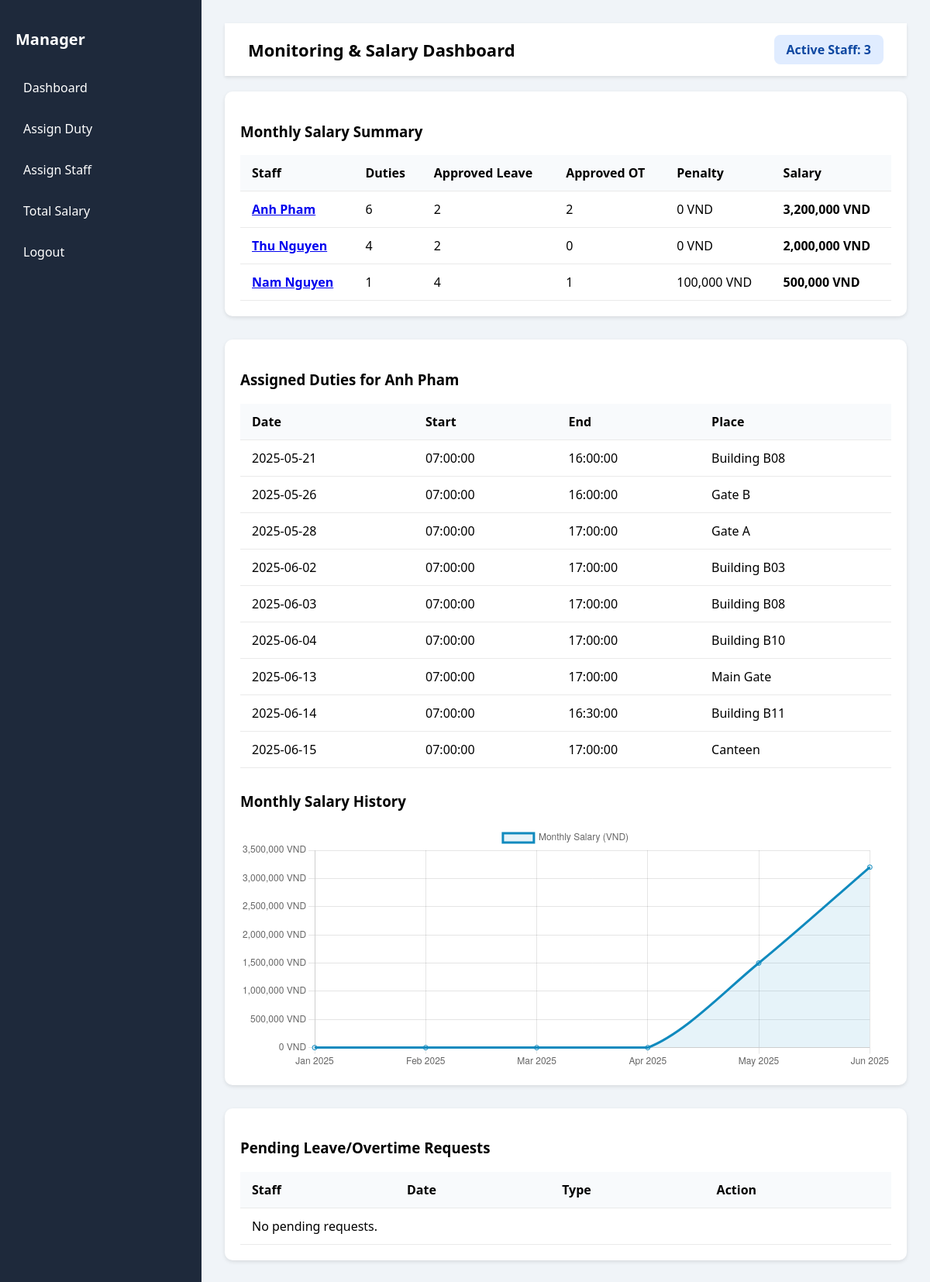
The app's page /monitor.php?view_duties=5 (signed in) with its own data.
### tables this page shows
CREATE TABLE `security_staff` (
  `id` int(11) NOT NULL,
  `identity_number` varchar(20) DEFAULT NULL,
  `name` varchar(100) DEFAULT NULL,
  `email` varchar(100) DEFAULT NULL,
  `password` varchar(255) DEFAULT NULL,
  `gender` varchar(10) DEFAULT NULL,
  `dob` date DEFAULT NULL,
  `manager_id` int(11) DEFAULT NULL
);

CREATE TABLE `duty` (
  `id` int(11) NOT NULL,
  `staff_id` int(11) DEFAULT NULL,
  `duty_date` date DEFAULT NULL,
  `start_time` time DEFAULT NULL,
  `end_time` time DEFAULT NULL,
  `place` varchar(100) DEFAULT NULL,
  `assigned_by` int(11) DEFAULT NULL
);

### monitor.php (the view, shortened to what this page needs)
<?php
include 'db.php';
$manager_id = $_SESSION['manager_id'];
$salary_per_duty = 500000;
$overtime_bonus = 100000;
$leave_penalty = 100000;
$max_allowed_leaves = 3;
$month = date('m');
$year = date('Y');
$selected_staff_id = isset($_GET['view_duties']) ? intval($_GET['view_duties']) : null;
$active_staff = $conn->query("SELECT COUNT(*) AS total FROM security_staff WHERE manager_id = $manager_id")->fetch_assoc()['total'];
?>
<!DOCTYPE html>
<html lang="en">
<head>
</head>
<body>
<div class="dashboard-container">
  <div class="sidebar">
    <h2>Manager</h2>
    <a href="monitor.php">Dashboard</a>
    <a href="create_duty.php">Assign Duty</a>
    <a href="assign_staff.php">Assign Staff</a>
    <a href="total_salary.php">Total Salary</a>
    <a href="logout.php">Logout</a>
  </div>
  <div class="dashboard">
    <div class="topbar">
      Monitoring & Salary Dashboard
      <div class="active-staff">Active Staff: <?= $active_staff ?></div>
    </div>
    <div class="section">
      <h3>Monthly Salary Summary</h3>
      <table>
        <tr>
          <th>Staff</th>
          <th>Duties</th>
          <th>Approved Leave</th>
          <th>Approved OT</th>
          <th>Penalty</th>
          <th>Salary</th>
        </tr>
        <?php
        $staff_result = $conn->query("SELECT id, name FROM security_staff WHERE manager_id = $manager_id");
        while ($staff = $staff_result->fetch_assoc()) {
            $id = $staff['id'];
            $name = $staff['name'];
            $duties = $conn->query("SELECT COUNT(*) AS total FROM duty WHERE staff_id = $id AND MONTH(duty_date) = $month AND YEAR(duty_date) = $year")->fetch_assoc()['total'];
            $approved_leaves = $conn->query("SELECT COUNT(*) AS total FROM leave_request WHERE staff_id = $id AND type='Leave' AND status='Approved' AND MONTH(leave_date) = $month AND YEAR(leave_date) = $year")->fetch_assoc()['total'];
            $approved_ot = $conn->query("SELECT COUNT(*) AS total FROM leave_request WHERE staff_id = $id AND type='Overtime' AND status='Approved' AND MONTH(leave_date) = $month AND YEAR(leave_date) = $year")->fetch_assoc()['total'];
            $duties_salary = $duties * $salary_per_duty;
            $ot_salary = $approved_ot * $overtime_bonus;
            $extra_leaves = max(0, $approved_leaves - $max_allowed_leaves);
            $penalty = $extra_leaves * $leave_penalty;
            $final_salary = $duties_salary + $ot_salary - $penalty;
            echo "<tr>
                    <td><a href='?view_duties=$id'><strong>$name</strong></a></td>
                    <td>$duties</td>
                    <td>$approved_leaves</td>
                    <td>$approved_ot</td>
                    <td>" . number_format($penalty) . " VND</td>
                    <td><strong>" . number_format($final_salary) . " VND</strong></td>
                  </tr>";
        }
        ?>
      </table>
    </div>
    <?php if ($selected_staff_id): ?>
      <div class="section">
        <?php
        $staff = $conn->query("SELECT name FROM security_staff WHERE id = $selected_staff_id")->fetch_assoc();
        echo "<h3>Assigned Duties for {$staff['name']}</h3>";
        $duties = $conn->query("SELECT duty_date, start_time, end_time, place FROM duty
                                WHERE staff_id = $selected_staff_id
                                ORDER BY duty_date ASC");
        if ($duties->num_rows > 0) {
            echo "<table>
                    <tr><th>Date</th><th>Start</th><th>End</th><th>Place</th></tr>";
            while ($d = $duties->fetch_assoc()) {
                echo "<tr>
                        <td>{$d['duty_date']}</td>
                        <td>{$d['start_time']}</td>
                        <td>{$d['end_time']}</td>
                        <td>{$d['place']}</td>
                      </tr>";
            }
            echo "</table>";
        } else {
            echo "<p>No duties assigned for this staff.</p>";
        }
        $labels = [];
        $salary_data = [];
        for ($i = 5; $i >= 0; $i--) {
            $m = date('m', strtotime("-$i months"));
            $y = date('Y', strtotime("-$i months"));
            $label = date('M Y', strtotime("-$i months"));
            $labels[] = $label;
            $duties = $conn->query("SELECT COUNT(*) AS total FROM duty WHERE staff_id = $selected_staff_id AND MONTH(duty_date) = $m AND YEAR(duty_date) = $y")->fetch_assoc()['total'];
            $leaves = $conn->query("SELECT COUNT(*) AS total FROM leave_request WHERE staff_id = $selected_staff_id AND type='Leave' AND status='Approved' AND MONTH(leave_date) = $m AND YEAR(leave_date) = $y")->fetch_assoc()['total'];
            $ots = $conn->query("SELECT COUNT(*) AS total FROM leave_request WHERE staff_id = $selected_staff_id AND type='Overtime' AND status='Approved' AND MONTH(leave_date) = $m AND YEAR(leave_date) = $y")->fetch_assoc()['total'];
            $salary = ($duties * $salary_per_duty) + ($ots * $overtime_bonus) - (max(0, $leaves - $max_allowed_leaves) * $leave_penalty);
            $salary_data[] = $salary;
        }
        $json_labels = json_encode($labels);
        $json_data = json_encode($salary_data);
        ?>
        <h3 style="margin-top: 30px;">Monthly Salary History</h3>
        <canvas id="salaryChart" width="400" height="150"></canvas>
      </div>
    <?php endif; ?>
    <div class="section">
      <h3>Pending Leave/Overtime Requests</h3>
      <table>
        <tr><th>Staff</th><th>Date</th><th>Type</th><th>Action</th></tr>
        <?php
        $pending = $conn->query("SELECT lr.id, ss.name, lr.leave_date, lr.type
                                 FROM leave_request lr
                                 JOIN security_staff ss ON lr.staff_id = ss.id
                                 WHERE lr.status = 'Pending' AND ss.manager_id = $manager_id
                                 ORDER BY lr.leave_date DESC");
        if ($pending->num_rows > 0) {
            while ($row = $pending->fetch_assoc()) {
                echo "<tr>
                        <td>{$row['name']}</td>
                        <td>{$row['leave_date']}</td>
                        <td>{$row['type']}</td>
                        <td>
                            <a class='action-link approve' href='update_leave.php?id={$row['id']}&status=Approved'>Approve</a>
                            <a class='action-link decline' href='update_leave.php?id={$row['id']}&status=Declined'>Decline</a>
                        </td>
                      </tr>";
            }
        } else {
            echo "<tr><td colspan='4'>No pending requests.</td></tr>";
        }
        ?>
      </table>
    </div>
  </div>
</div>
<?php if ($selected_staff_id): ?>
<script>
  const ctx = document.getElementById('salaryChart').getContext('2d');
  const salaryChart = new Chart(ctx, {
    type: 'line',
    data: {
      labels: <?= $json_labels ?>,
      datasets: [{
        label: 'Monthly Salary (VND)',
        data: <?= $json_data ?>,
        borderColor: '#108ABE',
        backgroundColor: 'rgba(16,138,190,0.1)',
        fill: true,
        tension: 0.3
      }]
    },
    options: {
      responsive: true,
      scales: {
        y: {
          beginAtZero: true,
          ticks: {
            callback: value => value.toLocaleString() + ' VND'
          }
        }
      }
    }
  });
</script>
<?php endif; ?>
</body>
</html>

### monitor.php (style rules this page uses)
body { margin: 0; font-family: "Segoe UI", sans-serif; background-color: #f0f4f8; }
.dashboard-container { display: flex; height: 100vh; }
.sidebar { width: 220px; background-color: #1e293b; color: white; padding: 20px; }
.sidebar h2 { font-size: 20px; margin-bottom: 30px; }
.sidebar a { color: white; text-decoration: none; margin-bottom: 15px; display: block; padding: 8px 10px; border-radius: 5px; }
.dashboard { flex: 1; padding: 30px; overflow-y: auto; }
.topbar { background-color: white; padding: 15px 30px; margin-bottom: 20px; font-size: 22px; font-weight: bold; box-shadow: 0 2px 4px rgba(0,0,0,0.1); display: flex; justify-content: space-between; align-items: center; }
.active-staff { font-size: 16px; color: #0d47a1; background-color: #e0ecff; padding: 8px 16px; border-radius: 8px; font-weight: bold; }
.section { background-color: white; border-radius: 10px; padding: 20px; box-shadow: 0 2px 5px rgba(0,0,0,0.1); margin-bottom: 30px; }
table { width: 100%; border-collapse: collapse; margin-top: 10px; }
th, td { padding: 12px 15px; text-align: left; border-bottom: 1px solid #eaeaea; }
th { background-color: #f8fafc; }

### records on screen
security_staff: name "Anh Pham", duties "6", approved_leaves "2", approved_ot "2", penalty "0", final_salary "3,200,000"
security_staff: name "Thu Nguyen", duties "4", approved_leaves "2", approved_ot "0", penalty "0", final_salary "2,000,000"
security_staff: name "Nam Nguyen", duties "1", approved_leaves "4", approved_ot "1", penalty "100,000", final_salary "500,000"
duty: duty_date "2025-05-21", start_time "07:00:00", end_time "16:00:00", place "Building B08"
duty: duty_date "2025-05-26", start_time "07:00:00", end_time "16:00:00", place "Gate B"
duty: duty_date "2025-05-28", start_time "07:00:00", end_time "17:00:00", place "Gate A"
duty: duty_date "2025-06-02", start_time "07:00:00", end_time "17:00:00", place "Building B03"
duty: duty_date "2025-06-03", start_time "07:00:00", end_time "17:00:00", place "Building B08"
duty: duty_date "2025-06-04", start_time "07:00:00", end_time "17:00:00", place "Building B10"
duty: duty_date "2025-06-13", start_time "07:00:00", end_time "17:00:00", place "Main Gate"
duty: duty_date "2025-06-14", start_time "07:00:00", end_time "16:30:00", place "Building B11"
duty: duty_date "2025-06-15", start_time "07:00:00", end_time "17:00:00", place "Canteen"

### other values on screen
$active_staff "3"
chart data {{ $json_data }} [0,0,0,0,1500000,3200000]
